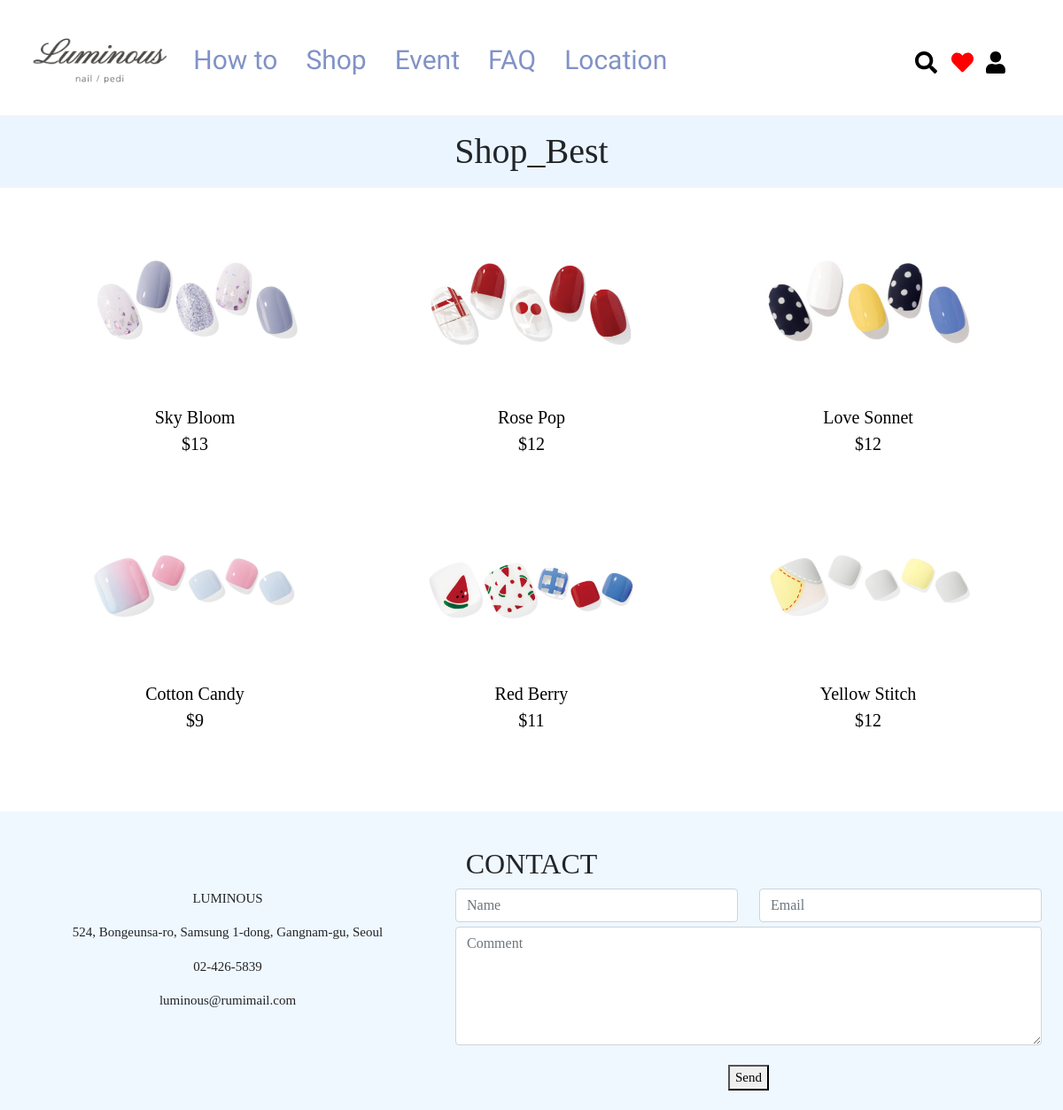
Screenshot of /page/shop/best/ with the database file from the repository.
### web/models.py (models this page shows, shortened)
class Product(models.Model):
    title = models.CharField(max_length=100)
    content = models.TextField(blank=True, null=True)
    price = models.CharField(max_length=7)
    image = models.ImageField(upload_to='product')
    category = models.CharField(max_length=20)
    special = models.CharField(max_length=8, blank=True, null=True)

### web/views.py (the view)
# urls.py: path('shop/best/', views.best, name='best'),
def best(request):
    results = Product.objects.filter(special__icontains="best")
    context = {
        'products' : results
    }
    return render(request, 'page/shop/shopbest.html', context)

### web/templates/page/shop/shopbest.html (shortened to what this page needs)
{% extends 'page/base.html' %}
    {% load static %}
    {% block content %}
    <h1 style="padding:17px; background-color:#EBF5FF" id = "head">Shop_Best</h1><br>
    <section class="container text-center">
        {% if products %}
        <div class="row">
            {% for product in products %}
            <div class="col-sm-4">
                <a href="{% url 'detail' product.id %}" style="text-decoration: none; color: black;">
                    <img src="{{ product.image.url }}" style="overflow: hidden;" width="70%" height="auto">
                    <p style="font-size:20px; text-align:center; margin-bottom: 40px;">{{ product.title }}<br>${{ product.price }}</p>
                </a>
            </div>
            {% endfor %}
        </div>
        {% endif %}
    </section>
    {% endblock content %}

### web/static/page/css/base.css (style rules this page uses)
* { font-family: 'Playfair Display', serif; }
#head { text-align : center; }

### rows the page displays
Product: image (picture), title "Sky Bloom", price "13"
Product: image (picture), title "Rose Pop", price "12"
Product: image (picture), title "Love Sonnet", price "12"
Product: image (picture), title "Cotton Candy", price "9"
Product: image (picture), title "Red Berry", price "11"
Product: image (picture), title "Yellow Stitch", price "12"
